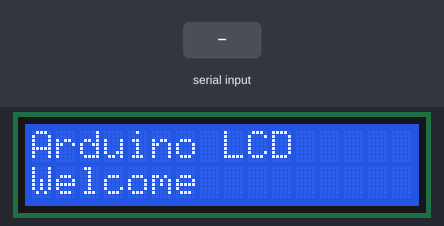
Bench run of a sketch on a simulated Arduino Uno, built with avr-gcc and run on an emulated ATmega328P. On the bench: 16×2 character LCD. The test bench sets the inputs (shaded band).

Above: at 4.1 s.
At 8.3 s:
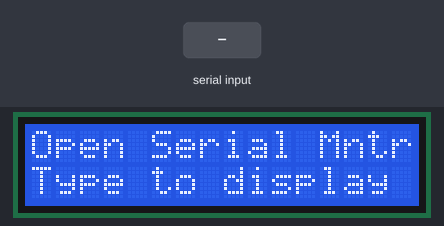
8.4 s: "1" received over Serial
At 9.4 s:
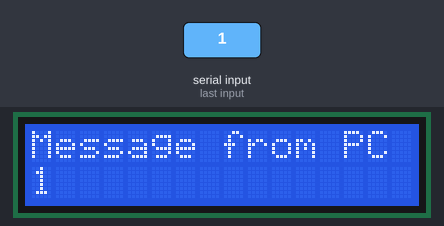
10.0 s: "0" received over Serial
At 10.7 s:
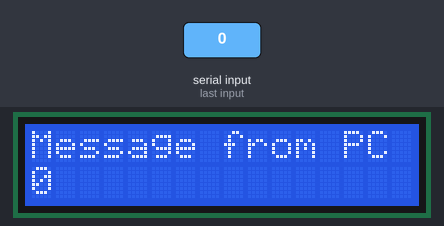
11.6 s: "2" received over Serial
At 13.1 s:
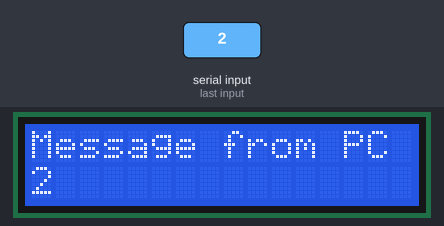
Timing chart, 0 to 14.6 s (numbered marks = the images above; inputs shaded):
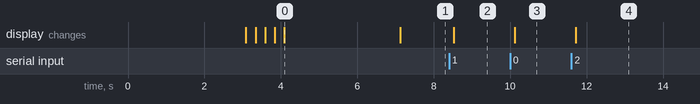

The sketch:

ex_3_2_start.ino
```cpp
/*
 예제 3.2
 I2C를 이용한 LCD 출력
*/

// I2C 통신 라이브러리 설정
#include <Wire.h>
// I2C LCD 라리브러리 설정
#include <LiquidCrystal_I2C.h>

// LCD I2C address 설정 PCF8574:0x27, PCF8574A:0x3F
LiquidCrystal_I2C lcd(0x3F,16,2);  // LCD address:0x27, 16X2 LCD, 0x3F

void setup()
{
  // 9600 bps로 시리얼 통신 설정
  Serial.begin(9600);
  lcd.init(); // LCD 설정
  lcd.clear();      // LCD를 모두 지운다.
  lcd.backlight();  // 백라이트를 켠다.
  // Arduino LCD, Welcome 표시
  lcd.setCursor(0,0);
  lcd.print("Arduino LCD");
  delay(3000);
  lcd.setCursor(0,1);
  lcd.print("Welcome");
  delay(250);

  // LCD 백라이트를 두 번 점멸
  lcd.noBacklight();
  delay(250);
  lcd.backlight();
  delay(250);
  lcd.noBacklight();
  delay(250);
  lcd.backlight();
  delay(3000);

  // Open Serial Monitor, Type to display 표시
  lcd.clear();
  lcd.setCursor(0,0);
  lcd.print("Open Serial Mntr");
  lcd.setCursor(0,1);
  lcd.print("Type to display");
}

void loop()
{
  // 시리얼 통신 수신 값이 있을 때
  if (Serial.available()) {
    delay(100);
    // 모두 삭제
    lcd.clear();
     // 커서를 좌측 상단으로
    lcd.setCursor(0,0);
    // "Message from PC" 출력
    lcd.print("Message from PC");
    // 커서를 두 번째 줄로
    lcd.setCursor(0,1);

    // LCD에 PC에서 전송된 데이터를 출력
    while (Serial.available()>0) {
      lcd.write(Serial.read());
    }
  }
}
```

Measured:
- after the input at 8.4 s, the display: changes after 0.12 s (image 2)
- after the input at 10.0 s, the display: changes after 0.12 s (image 3)
- after the input at 11.6 s, the display: changes after 0.12 s (image 4)
- what the display in image 0 shows lasts 3.0 s, from 4.1 s to 7.1 s
